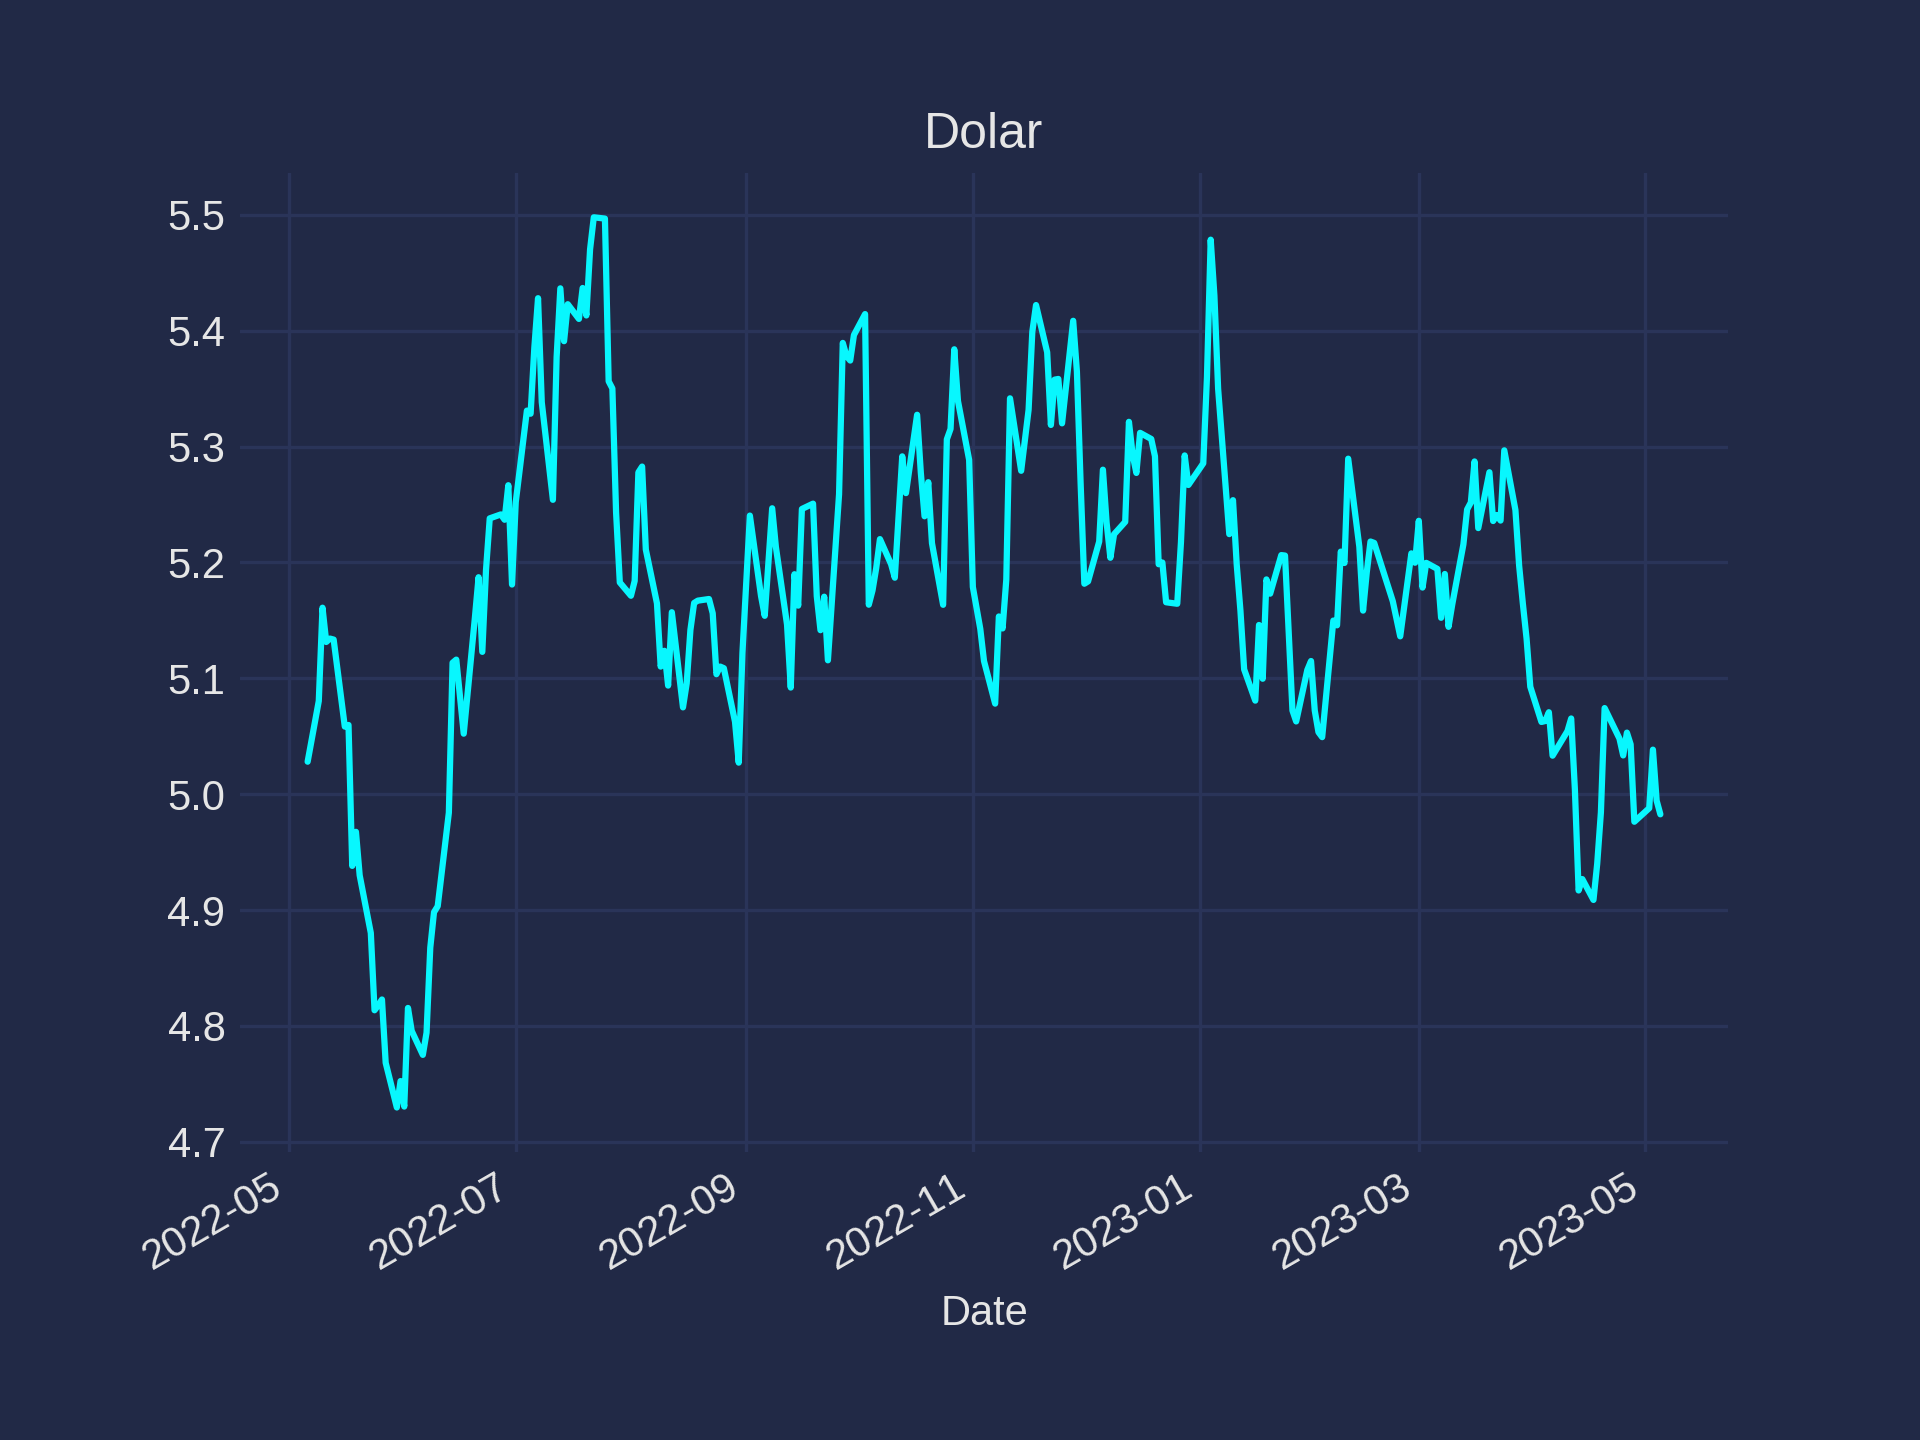

Source code (Python):
plt.style.use('cyberpunk')

dados_fechamento.plot(y= 'dolar', use_index = True, legend = False)

plt.title("Dolar")

plt.savefig('dolar.png', dpi = 300)

plt.show()